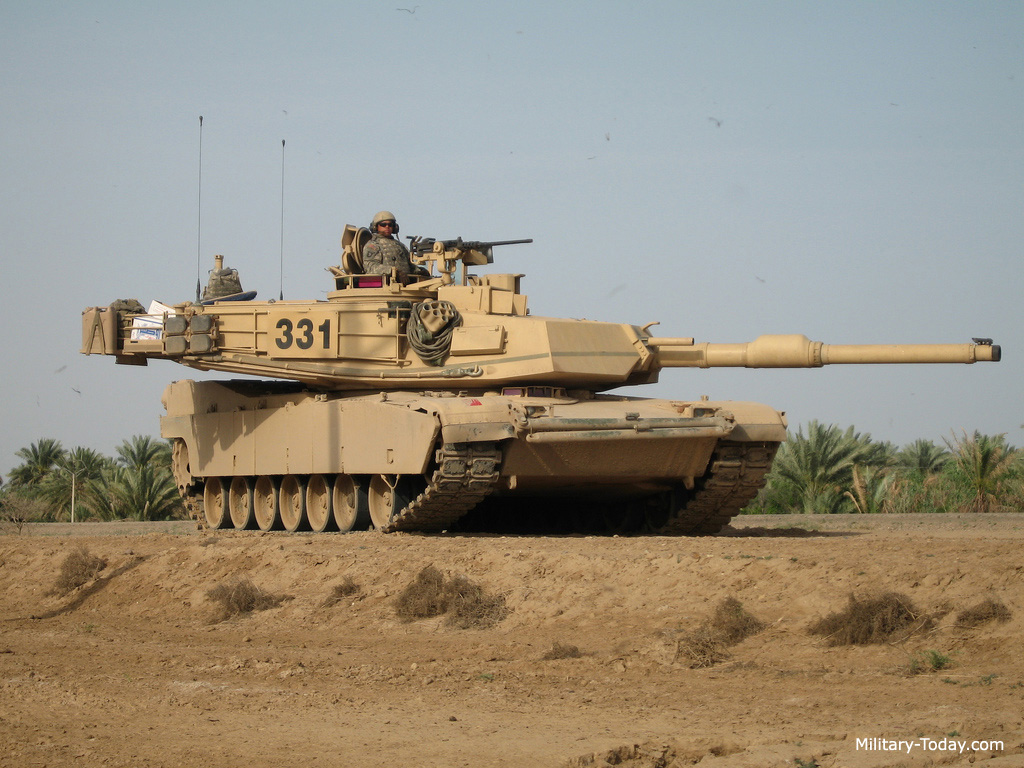
#> input picture images/m1a2_abrams_l5.jpg, 1024 x 768 px, found by its file name
$ python IPF.py
#> lines starting #> are read from the running program, lines starting #| are printed output that depends on the picture
from turtle import width
import cv2 as cv
import numpy as np
from matplotlib import pyplot as plt

def idealLowPass(m,n,d0):
    blank = np.zeros((m,n,2), np.uint8)
    xc = n//2
    yc = n//2
    blank[m-d0:n+d0, xc-d0:yc+d0] = 1
    return blank

def idealHighPass(m,n,d0):
    blank = np.zeros((m,n,2), np.uint8)
    xc = n//2
    yc = n//2
    blank[m-d0:n+d0, xc-d0:yc+d0] = 1
    filter = np.ones((m,n,2), np.uint8) - blank
    return filter

img = cv.imread('frequency_filtering\m1a2_abrams_l5.jpg')
#> img is the input picture: shape (768, 1024, 3); mean B, G, R 126.6, 143.2, 152.1
img = cv.cvtColor(img, cv.COLOR_BGR2GRAY)
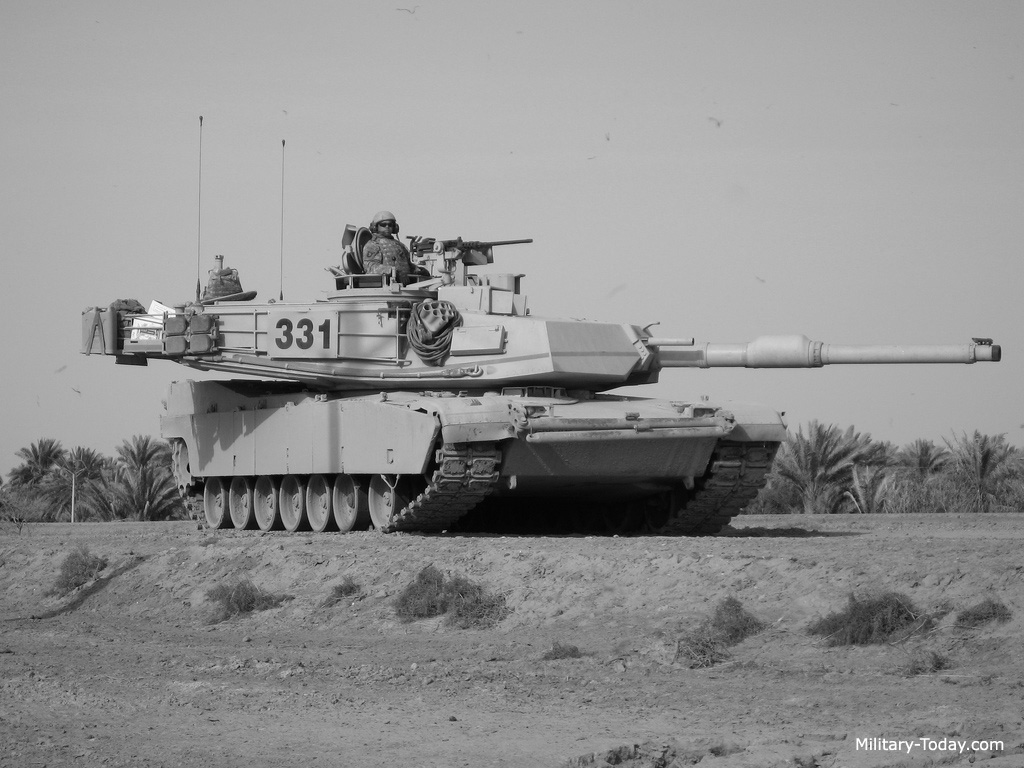
#> img: shape (768, 1024); min 1, max 255, mean 143.9

(width,height) = img.shape[:2]
#> width = 768; height = 1024

lp = idealLowPass(width, height, 100)
hp = idealHighPass(width, height, 10)
filter = lp*hp
#cv.imshow('Ideal low pass filter',np.abs(filter[[:,:]]))

dft = cv.dft(np.float32(img), flags = cv.DFT_COMPLEX_OUTPUT)

dftshift = np.fft.fftshift(dft)
#plt.imshow(np.abs(dftshift) ,cmap='gray')\
#cv.imshow('Fourier transform', dftshift)

filteredTransform = dftshift*filter
f_ishift = np.fft.ifftshift(filteredTransform)
filteredImage = cv.idft(f_ishift)
filteredImage = cv.magnitude(filteredImage[:,:,0], filteredImage[:,:,1])
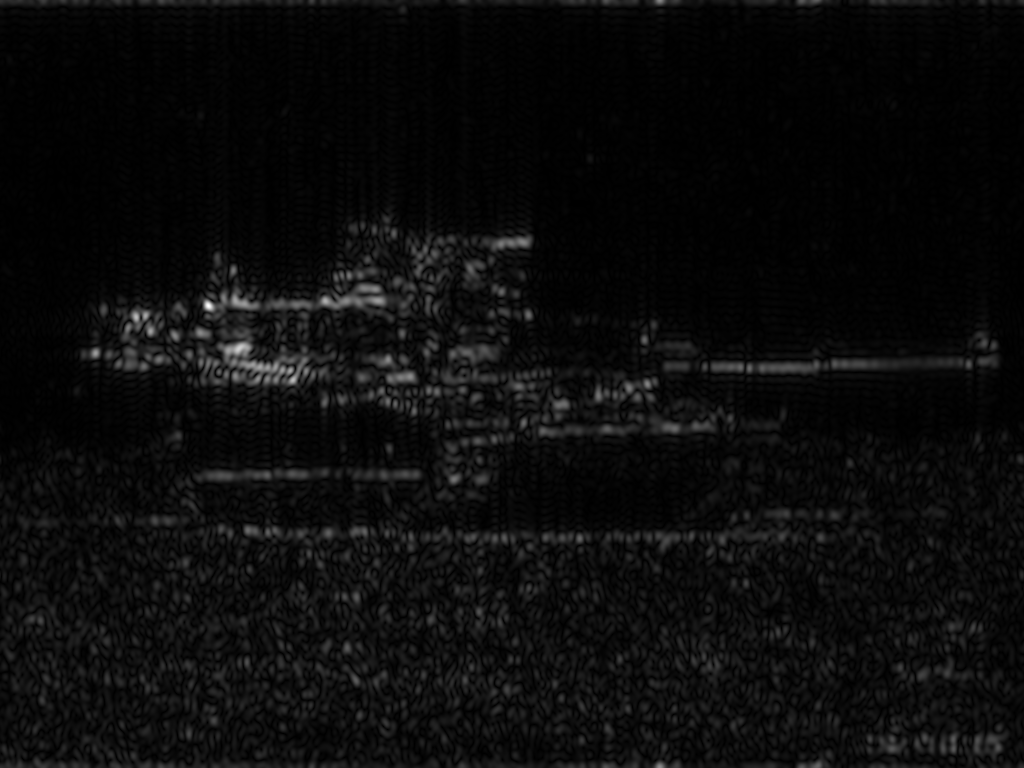
#> filteredImage: shape (768, 1024) float32; min 159.5, max 16211827, mean 752401.2; drawn with min black and max white

fig2 = plt.figure()
plt.subplot(121)
plt.imshow(img, cmap='gray')
plt.title('Original')
plt.xticks([])
plt.yticks([])

plt.subplot(122)
plt.imshow(filteredImage, cmap='gray')
plt.xticks([])
plt.yticks([])
plt.title('Filtered')
plt.show()
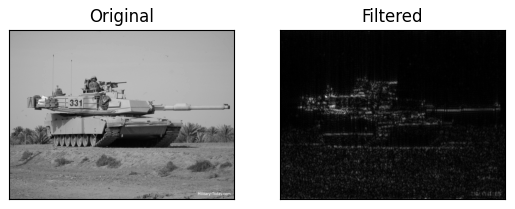
#> figure drawn by matplotlib, 2 panels
cv.waitKey(0)

$ run again, with images/dog.jpg copied over images/m1a2_abrams_l5.jpg
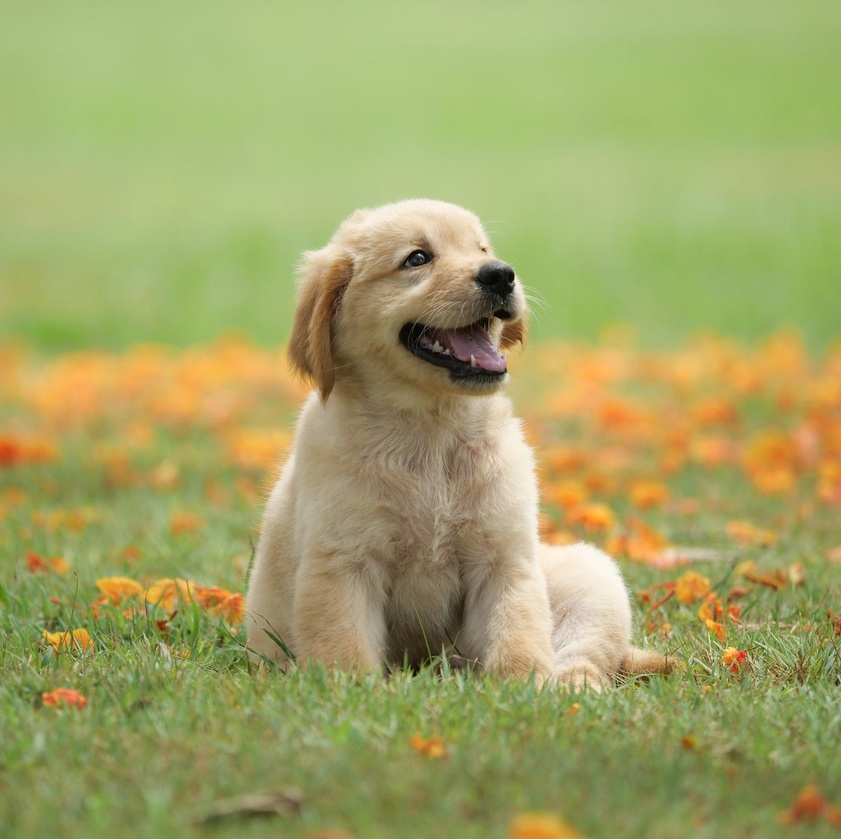
#> input picture images/dog.jpg, 841 x 839 px, shrunk from 1200 x 1197 before the run, found by its file name
#> img is the input picture: shape (839, 841, 3); mean B, G, R 102.4, 164.3, 161.9
#> img: shape (839, 841)
#> `filteredImage = cv.magnitude(filteredImage[:,:,0], filteredImage[:,:,1])`:
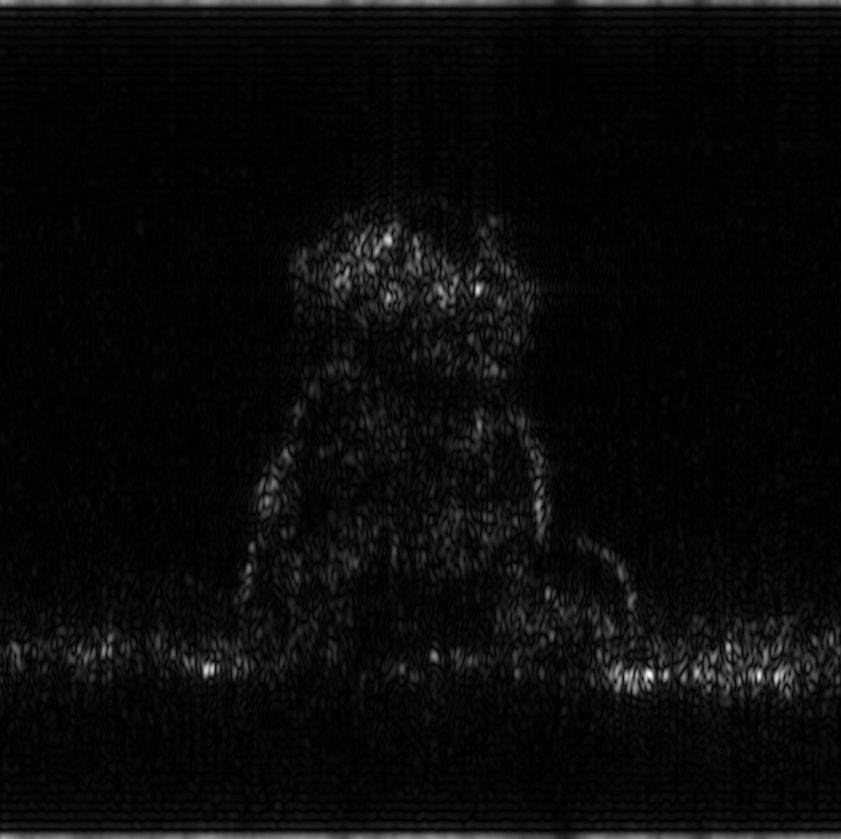
#> filteredImage: shape (839, 841) float32; min 52.87, max 4373125.5, mean 174308.9; drawn with min black and max white
#> `plt.show()`:
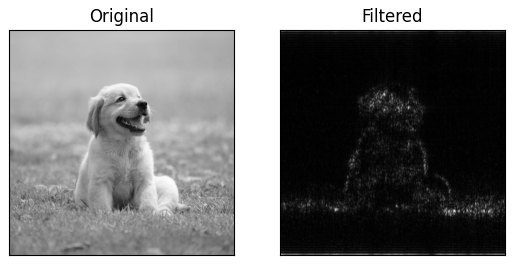
#> figure drawn by matplotlib, 2 panels

$ run again, with images/faces.jpg copied over images/m1a2_abrams_l5.jpg
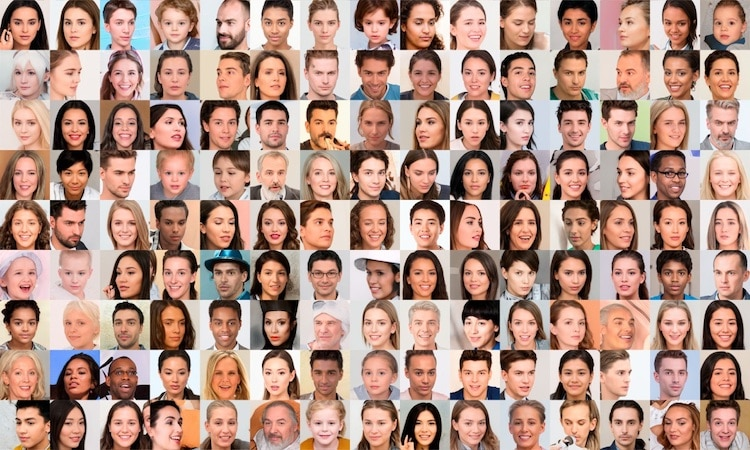
#> input picture images/faces.jpg, 750 x 450 px, found by its file name
#> img is the input picture: shape (450, 750, 3); mean B, G, R 132.9, 145.8, 180
#> img: shape (450, 750)
#> `filteredImage = cv.magnitude(filteredImage[:,:,0], filteredImage[:,:,1])`:
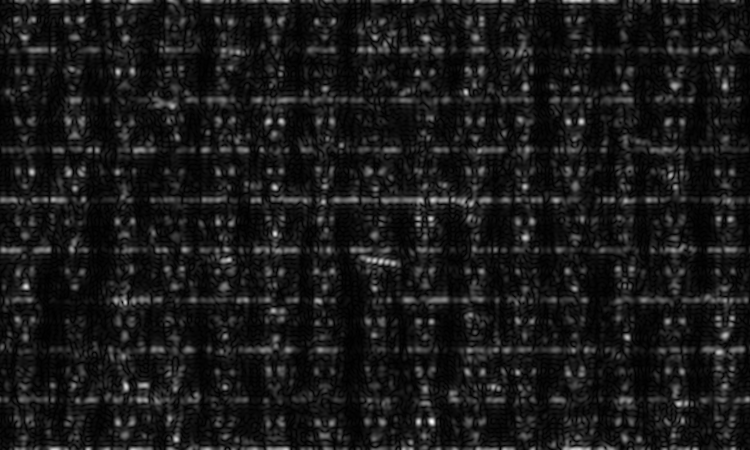
#> filteredImage: shape (450, 750) float32; min 587.2, max 9847195, mean 988661.8; drawn with min black and max white
#> `plt.show()`:
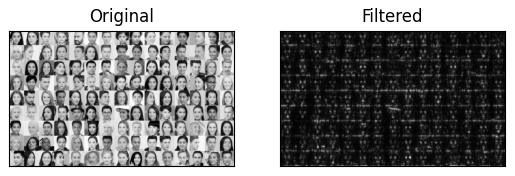
#> figure drawn by matplotlib, 2 panels
